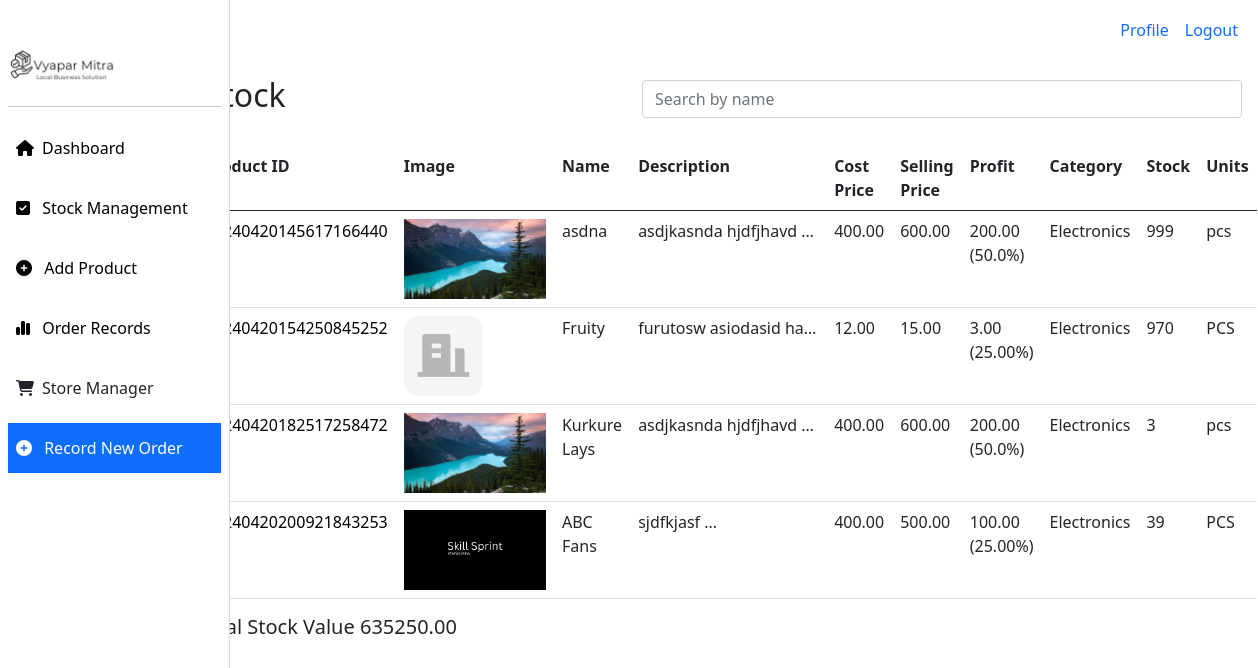
The app's page /products/view-products/ (signed in) with its own data.
### products/models.py (models this page shows, shortened)
class Product(models.Model):
    name = models.CharField(max_length=255)
    description = models.TextField()
    cost_price = models.DecimalField(max_digits=10, decimal_places=2)
    selling_price = models.DecimalField(max_digits=10, decimal_places=2)
    stock = models.IntegerField(default=0)
    created_at = models.DateTimeField(auto_now_add=True)
    updated_at = models.DateTimeField(auto_now=True)
    category = models.ForeignKey('Category', on_delete=models.CASCADE)
    unique_id = models.CharField(max_length=255, unique=True)
    gst = models.DecimalField(max_digits=10, decimal_places=2, default=0)
    units = models.CharField(max_length=255, default='pcs')
    image = models.ImageField(upload_to='products/', default='products/default.jpg')
    account  = models.ForeignKey('accounts.Account', on_delete=models.CASCADE, null=True, blank=True)
    is_active = models.BooleanField(default=True)
    def profit(self):
        profit = self.selling_price - self.cost_price
        profit_percentage = (profit/self.cost_price)*100
        return f'{profit} ({profit_percentage}%)'

class Category(models.Model):
    name = models.CharField(max_length=255)
    description = models.TextField()
    created_at = models.DateTimeField(auto_now_add=True)
    updated_at = models.DateTimeField(auto_now=True)
    def __str__(self):
        return self.name

### products/views.py (the view)
# urls.py: path("view-products/", views.view_products, name="view-products"),
def view_products(request):
    products = Product.objects.filter(account__user=request.user)
    total_product_value = 0
    for product in products:
        total_product_value += product.selling_price * product.stock
    return render(request, 'products/products.html', {'products': products, 'total_product_value': total_product_value})

### templates/products/products.html (shortened to what this page needs)
{% extends "home/base.html" %}
{% block content %}
<div class="d-flex" style="min-width: 100vw;">
    <div style="width: 230px;">
        {% include 'home/sidebar.html' %}
    </div>
    <div style="width:85vw;">
        {% include 'home/topbar.html' %}
        <div class=" p-3 d-flex justify-content-between align-items-center"
            style="width:100%;">
            <h2>Stock</h2>
            <div class="d-flex">
                <form action="{% url 'search-products' %}" method="POST">
                    <input type="text" name="search" class="form-control" placeholder="Search by name" style="width:600px">
                </form>
            </div>
        </div>
        <div class="p-2">
            <table class="table">
                <tr>
                    <th>Product ID</th>
                    <th>Image</th>
                    <th>Name</th>
                    <th>Description</th>
                    <th>Cost Price</th>
                    <th>Selling Price</th>
                    <th>Profit</th>
                    <th>Category</th>
                    <th>Stock</th>
                    <th>Units</th>
                </tr>
                <tbody>
                    {% for product in products %}
                    <tr>
                        <td><a href="{% url 'edit-product' product.id %}">{{product.unique_id}}</a></td>
                        <td><img src="{{product.image.url}}" style="height: 80px;object-fit:fill;" alt="{{product.name}}"></td>
                        <td>{{product.name}}</td>
                        <td ><p style=" width:180px;overflow: hidden;text-wrap:nowrap; text-overflow: ellipsis;">{{product.description}}...</p></td>
                        <td>{{product.cost_price}}</td>
                        <td>{{product.selling_price}}</td>
                        <td>{{product.profit}}</td>
                        <td>{{product.category}}</td>
                        <td>{{product.stock}}</td>
                        <td>{{product.units}}</td>
                    </tr>
                    {% endfor %}
                </tbody>
            </table>
            <h5>Total Stock Value {{total_product_value}}</h5>
        </div>
</div>
</div>
{% endblock content %}

### templates/home/sidebar.html (style rules this page uses)
a { text-decoration: none; color: black; }

### records on screen
Product: unique_id "20240420145617166440", image (picture), name "asdna", description "asdjkasnda hjdfjhavd…", cost_price "400.00", selling_price "600.00", profit "200.00 (50.0%)", category "Electronics", stock "999", units "pcs"
Product: unique_id "20240420154250845252", image (picture), name "Fruity", description "furutosw asiodasid ha…", cost_price "12.00", selling_price "15.00", profit "3.00 (25.00%)", category "Electronics", stock "970", units "PCS"
Product: unique_id "20240420182517258472", image (picture), name "Kurkure Lays", description "asdjkasnda hjdfjhavd…", cost_price "400.00", selling_price "600.00", profit "200.00 (50.0%)", category "Electronics", stock "3", units "pcs"
Product: unique_id "20240420200921843253", image (picture), name "ABC Fans", description "sjdfkjasf", cost_price "400.00", selling_price "500.00", profit "100.00 (25.00%)", category "Electronics", stock "39", units "PCS"

### other values on screen
{{ total_product_value }} "635250.00"
